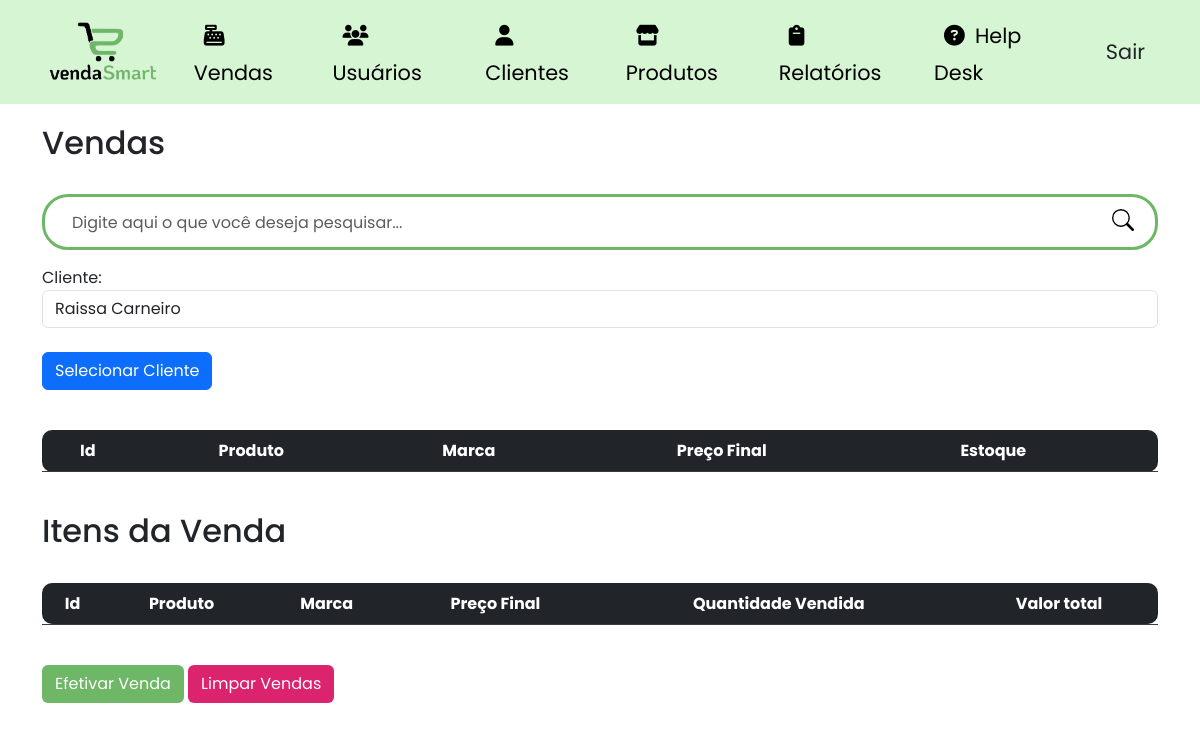
Before: /vendas (signed in) with the older database file.
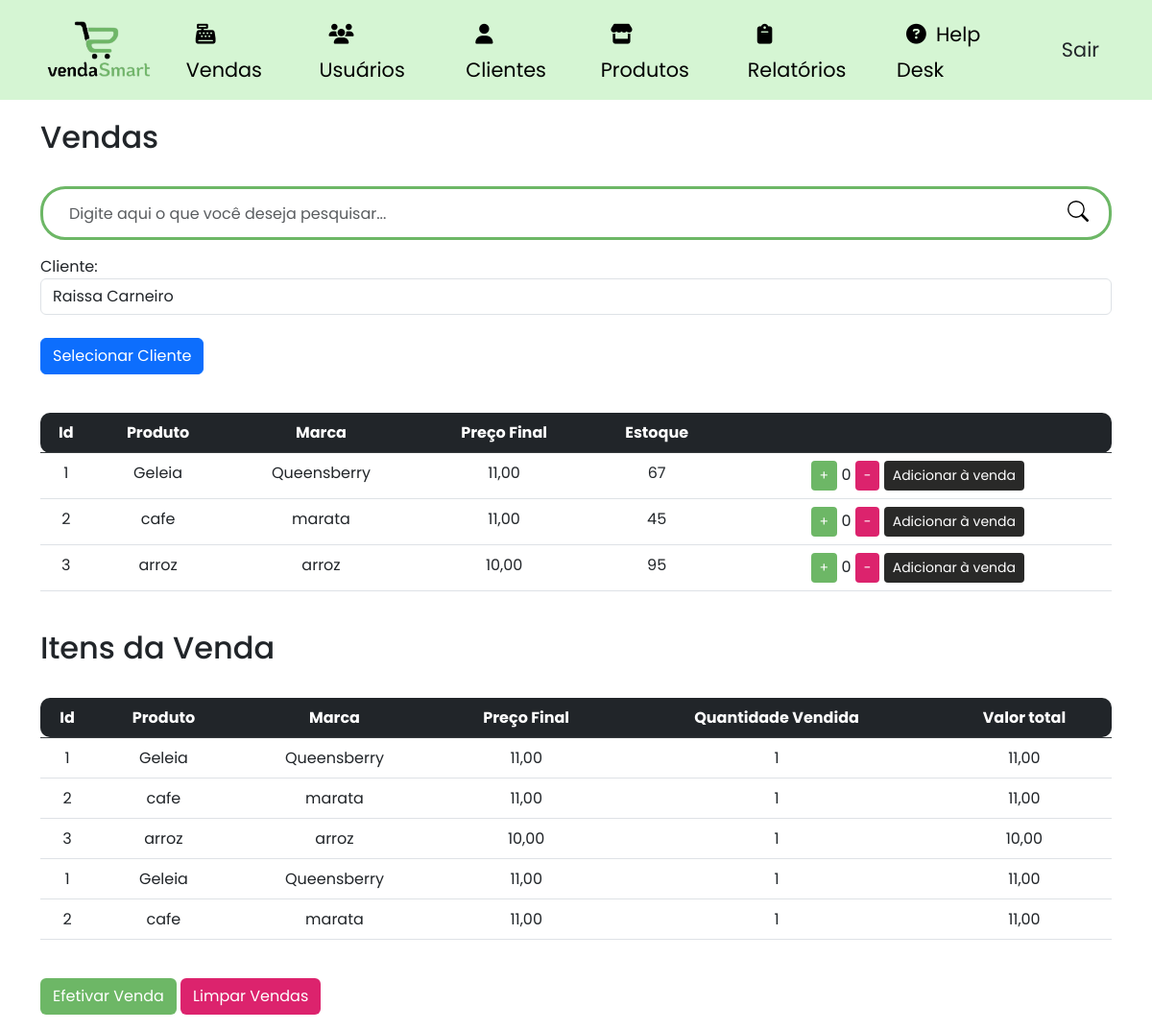
After: the same page with the newer database file.
### site_atividade/models/__init__.py (models this page shows, shortened)
class Produtos(database.Model):
    id_produtos = database.Column(database.Integer, primary_key=True)
    produto = database.Column(database.String, nullable=False)
    marca = database.Column(database.String, nullable=False)
    preco_aquisicao = database.Column(database.Float, nullable=False)
    preco = database.Column(database.Float, nullable=False)
    estoque = database.Column(database.Integer, nullable=False)
    margem_lucro = database.Column(database.Float, nullable=True)
    categoria_fk = database.Column(database.Integer, database.ForeignKey('categoria.id_categoria'), nullable=False)
    itens_venda = database.relationship('ItemVenda', backref='produto')

class ItemVenda(database.Model):
    id_item_venda = database.Column(database.Integer, primary_key=True)
    produto_id = database.Column(database.Integer, database.ForeignKey('produtos.id_produtos'), nullable=False)
    venda_id = database.Column(database.Integer, database.ForeignKey('venda.id_venda'), nullable=False)
    quantidade = database.Column(database.Integer, nullable=False)
    valor_unitario = database.Column(database.Float, nullable=False)
    total = database.Column(database.Float, nullable=False)

### site_atividade/routers/__init__.py (the view)
@app.route("/vendas", methods=['GET', 'POST'])
@login_required
def vendas():
    search_query = request.args.get('search', '')
    clientes = Cliente.query.all()
    produtos = Produtos.query.filter(Produtos.produto.ilike(f'%{search_query}%')).all()
    vendas = Venda.query.all()
    if request.method == 'POST' and 'LimparVendas' in request.form:
        ItemVenda.query.delete()
        database.session.commit()
        return redirect(url_for('vendas'))
    return render_template('vendas.html', clientes=clientes, produtos=produtos, vendas=vendas, search_query=search_query)

### site_atividade/models/__init__.py (called while the page is built)
@login_manager.user_loader
def load_usuario(id_usuario):
    return Usuario.query.get(int(id_usuario))

### site_atividade/templates/vendas.html (shortened to what the changed rows need)
{% extends 'base.html' %}
{% block body %}
    <div class="container theme-showcase" role="main">
        <br>
        <div class="page-header">
            <h2 class="box-title col-md-12">Vendas</h2>
        </div>
        <br>
        <br>
        <div class="list-product-vendas">
            <table class="table table-hover scrollable-table">
                <thead class="table-dark">
                    <tr>
                        <th class="text-center table-rounded-start">Id</th>
                        <th class="text-center">Produto</th>
                        <th class="text-center">Marca</th>
                        <th class="text-center">Preço Final</th>
                        <th class="text-center">Estoque</th>
                        <th class="text-center table-rounded-end"> </th>
                    </tr>
                </thead>
                <tbody>
                    {% for produto in produtos %}
                    <tr>
                        <td class="text-center">{{ produto.id_produtos }}</td>
                        <td class="text-center">{{ produto.produto }}</td>
                        <td class="text-center">{{ produto.marca }}</td>
                        <td class="text-center">{{ "{:.2f}".format(produto.preco).replace('.', ',') }}</td>
                        <td class="text-center estoque">{{ produto.estoque }}</td>
                        <td class="text-center">
                            <button class="btn btn-sm btn-color1 text-white btn-add-quantity" data-produto-id="{{ produto.id_produtos }}">+</button>
                            <span class="quantidade">0</span>
                            <button class="btn btn-sm btn-color2 text-white btn-remove-quantity" data-produto-id="{{ produto.id_produtos }}">-</button>
                            <button class="btn btn-sm btn-color3 btn-add-venda" data-produto-id="{{ produto.id_produtos }}">Adicionar à venda</button>
                        </td>
                    </tr>
                    {% endfor %}
                </tbody>
            </table>
        </div>
        <br>
        <div class="page-header">
            <h2 class="box-title col-md-12">Itens da Venda</h2>
        </div>
        <br>
        <table class="table table-hover table-vendas">
            <thead class="table-dark">
                <tr>
                    <th class="text-center table-rounded-start">Id</th>
                    <th class="text-center">Produto</th>
                    <th class="text-center">Marca</th>
                    <th class="text-center">Preço Final</th>
                    <th class="text-center">Quantidade Vendida</th>
                    <th class="text-center table-rounded-end">Valor total</th>
                </tr>
            </thead>
            <tbody>
                {% for venda in vendas %}
                    {% for item_venda in venda.itens_venda %}
                        <tr>
                            <td class="text-center">{{ item_venda.produto.id_produtos }}</td>
                            <td class="text-center">{{ item_venda.produto.produto }}</td>
                            <td class="text-center">{{ item_venda.produto.marca }}</td>
                            <td class="text-center">{{ "{:.2f}".format(item_venda.produto.preco).replace('.', ',') }}</td>
                            <td class="text-center">{{ item_venda.quantidade }}</td>
                            <td class="text-center">{{ "{:.2f}".format(item_venda.total).replace('.', ',') }}</td>
                        </tr>
                    {% endfor %}
                {% endfor %}
            </tbody>
        </table>
        <br>
    </div>
{% endblock %}

Changed rows visible on the page:
added Produtos: id_produtos "1", produto "Geleia", marca "Queensberry", preco "11,00", estoque "67"
added Produtos: id_produtos "2", produto "cafe", marca "marata", preco "11,00", estoque "45"
added Produtos: id_produtos "3", produto "arroz", marca "arroz", preco "10,00", estoque "95"
added ItemVenda: produto.id_produtos "1", produto.produto "Geleia", produto.marca "Queensberry", quantidade "1", total "11,00"
added ItemVenda: produto.id_produtos "2", produto.produto "cafe", produto.marca "marata", quantidade "1", total "11,00"
added ItemVenda: produto.id_produtos "3", produto.produto "arroz", produto.marca "arroz", quantidade "1", total "10,00"
added ItemVenda: produto.id_produtos "1", produto.produto "Geleia", produto.marca "Queensberry", quantidade "1", total "11,00"
added ItemVenda: produto.id_produtos "2", produto.produto "cafe", produto.marca "marata", quantidade "1", total "11,00"
